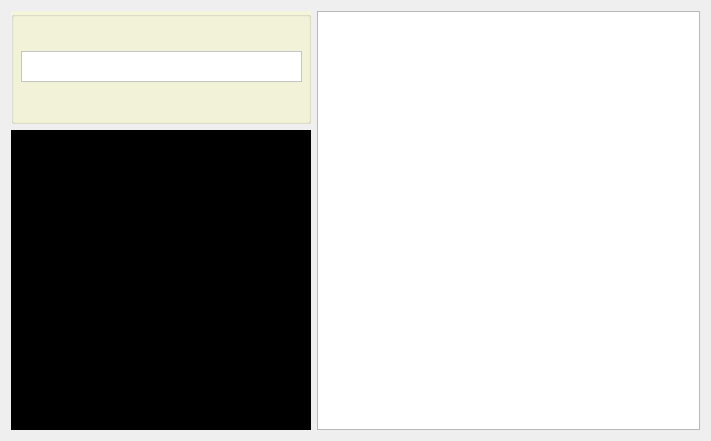
<?xml version="1.0" encoding="UTF-8"?>
<ui version="4.0">
 <class>Form</class>
 <widget class="QWidget" name="Form">
  <property name="geometry">
   <rect>
    <x>0</x>
    <y>0</y>
    <width>711</width>
    <height>441</height>
   </rect>
  </property>
  <property name="windowTitle">
   <string>Form</string>
  </property>
  <layout class="QGridLayout" name="gridLayout">
   <item row="0" column="0">
    <widget class="QGroupBox" name="groupBox">
     <property name="sizePolicy">
      <sizepolicy hsizetype="Preferred" vsizetype="Preferred">
       <horstretch>0</horstretch>
       <verstretch>0</verstretch>
      </sizepolicy>
     </property>
     <property name="styleSheet">
      <string notr="true">background: beige
</string>
     </property>
     <property name="title">
      <string/>
     </property>
     <widget class="QTextEdit" name="textEdit">
      <property name="geometry">
       <rect>
        <x>10</x>
        <y>40</y>
        <width>281</width>
        <height>31</height>
       </rect>
      </property>
      <property name="sizePolicy">
       <sizepolicy hsizetype="Expanding" vsizetype="Expanding">
        <horstretch>0</horstretch>
        <verstretch>0</verstretch>
       </sizepolicy>
      </property>
      <property name="styleSheet">
       <string notr="true">background: white</string>
      </property>
     </widget>
    </widget>
   </item>
   <item row="0" column="1" rowspan="2">
    <widget class="QTableWidget" name="tableWidget"/>
   </item>
   <item row="1" column="0">
    <widget class="QLabel" name="qlabel_frame">
     <property name="sizePolicy">
      <sizepolicy hsizetype="Preferred" vsizetype="Preferred">
       <horstretch>0</horstretch>
       <verstretch>0</verstretch>
      </sizepolicy>
     </property>
     <property name="minimumSize">
      <size>
       <width>300</width>
       <height>300</height>
      </size>
     </property>
     <property name="styleSheet">
      <string notr="true">background: black</string>
     </property>
     <property name="text">
      <string>TextLabel</string>
     </property>
    </widget>
   </item>
  </layout>
 </widget>
 <resources/>
 <connections/>
</ui>
